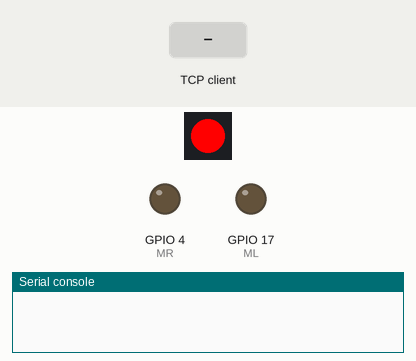
Recording of a program running on a simulated ESP32 board running MicroPython. On the bench: 1 RGB LEDs in strip order, left to right, output pins drawn as LEDs (lit = HIGH), the last lines printed to the serial console. The inputs (shaded band) are chosen by the test bench. WiFi joins after 1.5 s; one TCP client connects 1 s after the port opens and stays connected; threads take turns every 2 ms; library files of the repository ran but are not shown: WS2812.py.

Above: at 0.1 s.
At 3.2 s:
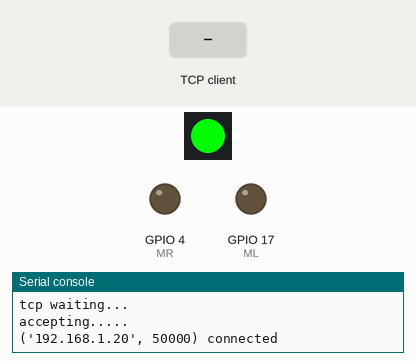
3.3 s: the TCP client sends "wake\n"
At 4.8 s:
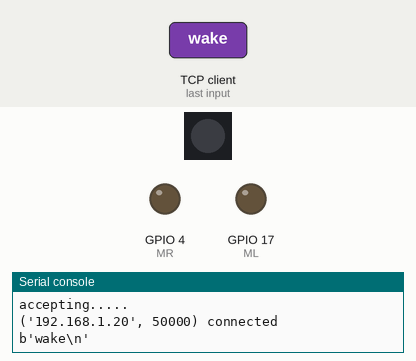
5.3 s: the TCP client sends "sleep\n"
6.8 s: the TCP client sends "0.0.0.0\n"
Timing chart, 0 to 9.8 s (numbered marks = the images above; inputs shaded):
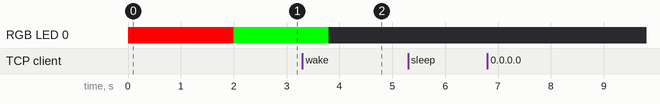

The program:

main_.py
```python
import network
import socket
import time
import control
import WS2812
from save_load import *
import _thread
from time import sleep

WS2812.setColor(255, 0, 0)
SSID = get_config_var()['SSID']  # WiFi名称
PASSWORD = get_config_var()['PASSWORD']  # WiFi密码
port = 7788  # 端口号
wlan = None  # wlan
listenSocket = None  # 套接字
ret, conn = None, None
first_send = 1
CMD_CLASS = ['/connect', '/say2wifi', '/say2inf', '/m', '/sleep', '/setcolor', '/name', '/show', '/team', '/randomcolor']

class cmd:
    '''命令行接口'''

    def __init__(self):
        self.cmd_list = []
        self.CMD_RUN = [self.connect, self.say2wifi, self.say2inf, self.move, self.sleep, self.setcolor, self.name, self.show, self.team, self.randomcolor]
        self.sleep_or_wake = 'wake'
        self.ws2812_color = ['0', '0', '0']
        self.bot_name = 'Ant'
        self.bot_team = 'A'

    def split_(self,s):
        '''拆分字符串'''
        self.cmd_list = s.split()

    def allocation_cmd(self):
        '''判断并分类指令'''
        if self.cmd_list[0][0] != '/':
            return False
        for i in range(len(CMD_CLASS)):
            if CMD_CLASS[i] == self.cmd_list[0]:
                try:
                    self.CMD_RUN[i]() # 调用指定命令
                except Exception:
                    send2wifi('cmd error')
                return True

    def input_(self,s):
        self.split_(s)
        return self.allocation_cmd()

    def connect(self):
        '''/connect <wifi名> <wifi密码> # 设置wifi名与密码 并 链接 开启TCP服务器'''
        ssid =  self.cmd_list[1]
        password = self.cmd_list[2]
        set_password(ssid, password)
        creat_server()
        config_dict['SSID'] = self.cmd_list[1]
        config_dict['PASSWORD'] = self.cmd_list[2]
        save_()

    def say2wifi(self):
        '''/say2wifi <信息> # 通过wifi发送信息'''
        send2wifi(self.cmd_list[1])

    def say2inf(self):
        '''/say2inf <信息> # 通过红外发送信息'''
        print(self.cmd_list[1])

    def move(self):
        '''/m <左电机pwm> <右电机pwm> # 控制电机转速'''
        if self.sleep_or_wake == 'wake':
            control.set_motor(self.cmd_list[1], self.cmd_list[2])

    def sleep(self):
        '''/sleep <sleep/wake> # sleep停止运动且不在执行/move指令'''
        self.sleep_or_wake = self.cmd_list[1]
        if self.cmd_list[1] == 'sleep':
            control.set_motor('0', '0')

    def setcolor(self):
        '''/setcolor <r> <g> <b> # 设置ws2812颜色'''
        WS2812.setColor(self.cmd_list[1], self.cmd_list[2], self.cmd_list[3])
        self.ws2812_color = self.cmd_list[1:]

    def name(self):
        '''/name <bot名> # 设置bot名'''
        self.bot_name = self.cmd_list[1]
        config_dict['bot_name'] = self.cmd_list[1]
        save_()


    def show(self):
        '''/show # 发送bot信息到udp客户端'''
        data = f'name:{self.bot_name}\nsleep or wake:{self.sleep_or_wake}\ncolor:{self.ws2812_color}\nteam:{self.bot_team}\n'
        send2wifi(data)

    def team(self):
        '''/team <队伍名> # 设置bot队伍'''
        self.bot_team = self.cmd_list[1]
        config_dict['team'] = self.cmd_list[1]
        save_()

    def randomcolor(self):
        '''/randomcolor # 随机颜色'''
        WS2812.random_color()

bot = cmd() # 创建机器人命令处理


def set_password(ssid_, password_):
    global SSID, PASSWORD
    SSID, PASSWORD = ssid_, password_

def creat_bot(name, team):
    '''创建机器人信息'''
    global bot
    bot.bot_name = name
    bot.bot_team = team

def connectWifi(ssid,passwd):
    '''链接WiFi'''
    global wlan
    wlan = network.WLAN(network.STA_IF)
    wlan.active(True)   #激活网络
    wlan.disconnect()   #断开WiFi连接
    wlan.connect(ssid, passwd)   #连接WiFi
    while(wlan.ifconfig()[0] == '0.0.0.0'):   #等待连接
        time.sleep(1)
    print('network config:', wlan.ifconfig())
    WS2812.setColor(255, 255, 0)
    return True

def send2wifi(data):
    '''通过TCP发送信息'''
    global ret, conn
    ret = conn.send(data)

def first_send_date():
    '''发送bot信息'''
    sleep(0.5)
    send2wifi('/infor'
              +' '+ get_config_var()['aruco_id']
              +' '+ get_config_var()['bot_name']
              +' '+ get_config_var()['team'])
    WS2812.setColor(0, 0, 0)


creat_bot(get_config_var()['bot_name'], get_config_var()['team'])

def creat_server():
    '''建立TCP服务器'''
    global ret, conn, listenSocket, wlan, port, first_send
    connectWifi(SSID,PASSWORD)
    ip = wlan.ifconfig()[0]   #获取IP地址
    listenSocket = socket.socket()   #创建套接字
    listenSocket.bind((ip, port))   #绑定地址和端口号
    listenSocket.listen(1)   #监听套接字
    listenSocket.setsockopt(socket.SOL_SOCKET, socket.SO_REUSEADDR, 1)   #设置套接字
    print ('tcp waiting...')

    while True:
        print("accepting.....")
        WS2812.setColor(0, 255, 0)
        conn, addr = listenSocket.accept()   #接收连接请求，返回收发数据的套接字对象和客户端地址
        print(addr, "connected")

        while True:
            data = conn.recv(1024)   #接收数据（1024字节大小）

            if first_send:
                first_send_date()
                first_send = 0

            if(len(data) == 0):   #判断客户端是否断开连接
                print("close socket")
                conn.close()   #关闭套接字
                break
            print(data)
            recv_data_str = data.decode("utf-8")
            if bot.input_(recv_data_str) is False:  # 判断是否为简单运动指令
                control.easy_move(recv_data_str)

if __name__=="__main__":
    if get_config_var()['wifi'] == 'on': #开启TCP线程
        _thread.start_new_thread(creat_server, ())

    while get_config_var()['main'] == 'on': #任务分配，进入core1 防止看门狗重启
        sleep(1)
```

control.py
```python
from machine import Pin, PWM

MR = PWM(Pin(4, Pin.OUT), freq=1000)
ML = PWM(Pin(17, Pin.OUT), freq=1000)
ML.duty(0)
MR.duty(0)

def easy_move(s):
    # 用于调试
    if s == 'w':
        MR.duty(500)
        ML.duty(500)
    if s == 'a':
        MR.duty(500)
        ML.duty(0)
    if s == 'd':
        ML.duty(500)
        MR.duty(0)
    if s == 's':
        MR.duty(0)
        ML.duty(0)

def set_motor(pwmL,pwmR):
    '''/m pwmL pwmR'''
    global ML, MR
    MR.duty(int(pwmR))
    ML.duty(int(pwmL))
```

save_load.py
```python
config_dict = {}

def read_config():
    '''* 读取config.txt并生成设置字典'''
    global config_dict
    with open("config.txt", "r") as f:
        for line in f.readlines():
            line = line.strip('\n')
            cmd_p=line.split()
            try:
                config_dict[cmd_p[0]]=cmd_p[1]
            except:
                pass

def get_config_var():
    '''* 获取设置信息'''
    global config_dict
    return config_dict

def save_():
    global config_dict
    lst_new_config=[]
    for key,value in config_dict.items():
        lst_new_config.append(key+' '+value+'\n')
    print(lst_new_config)
    with open('config.txt', 'w') as f:
        for i in lst_new_config:
            f.write(i)

read_config()
```

Measured:
- after the input at 3.3 s, RGB LED 0: RGB(0, 255, 0) → off after 0.50 s
